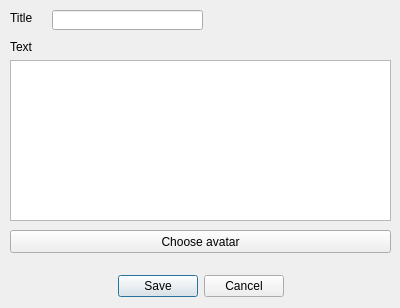
<?xml version="1.0" encoding="UTF-8"?>
<ui version="4.0">
 <class>Dialog</class>
 <widget class="QDialog" name="Dialog">
  <property name="geometry">
   <rect>
    <x>0</x>
    <y>0</y>
    <width>400</width>
    <height>308</height>
   </rect>
  </property>
  <property name="windowTitle">
   <string>0</string>
  </property>
  <widget class="QDialogButtonBox" name="buttonBox">
   <property name="geometry">
    <rect>
     <x>10</x>
     <y>270</y>
     <width>381</width>
     <height>32</height>
    </rect>
   </property>
   <property name="orientation">
    <enum>Qt::Horizontal</enum>
   </property>
   <property name="standardButtons">
    <set>QDialogButtonBox::Cancel|QDialogButtonBox::Save</set>
   </property>
   <property name="centerButtons">
    <bool>true</bool>
   </property>
  </widget>
  <widget class="QLabel" name="lblGuideTitle">
   <property name="geometry">
    <rect>
     <x>10</x>
     <y>10</y>
     <width>71</width>
     <height>16</height>
    </rect>
   </property>
   <property name="text">
    <string>Title</string>
   </property>
  </widget>
  <widget class="QLineEdit" name="txtBoxGuideTitle">
   <property name="geometry">
    <rect>
     <x>52</x>
     <y>10</y>
     <width>151</width>
     <height>20</height>
    </rect>
   </property>
  </widget>
  <widget class="QLabel" name="lblGuideText">
   <property name="geometry">
    <rect>
     <x>10</x>
     <y>40</y>
     <width>47</width>
     <height>13</height>
    </rect>
   </property>
   <property name="text">
    <string>Text</string>
   </property>
  </widget>
  <widget class="QTextEdit" name="txtAreaGuideText">
   <property name="geometry">
    <rect>
     <x>10</x>
     <y>60</y>
     <width>381</width>
     <height>161</height>
    </rect>
   </property>
  </widget>
  <widget class="QPushButton" name="btnChooseAvatar">
   <property name="geometry">
    <rect>
     <x>10</x>
     <y>230</y>
     <width>381</width>
     <height>23</height>
    </rect>
   </property>
   <property name="text">
    <string>Choose avatar</string>
   </property>
  </widget>
 </widget>
 <resources/>
 <connections>
  <connection>
   <sender>buttonBox</sender>
   <signal>accepted()</signal>
   <receiver>Dialog</receiver>
   <slot>accept()</slot>
   <hints>
    <hint type="sourcelabel">
     <x>248</x>
     <y>254</y>
    </hint>
    <hint type="destinationlabel">
     <x>157</x>
     <y>274</y>
    </hint>
   </hints>
  </connection>
  <connection>
   <sender>buttonBox</sender>
   <signal>rejected()</signal>
   <receiver>Dialog</receiver>
   <slot>reject()</slot>
   <hints>
    <hint type="sourcelabel">
     <x>316</x>
     <y>260</y>
    </hint>
    <hint type="destinationlabel">
     <x>286</x>
     <y>274</y>
    </hint>
   </hints>
  </connection>
 </connections>
</ui>
